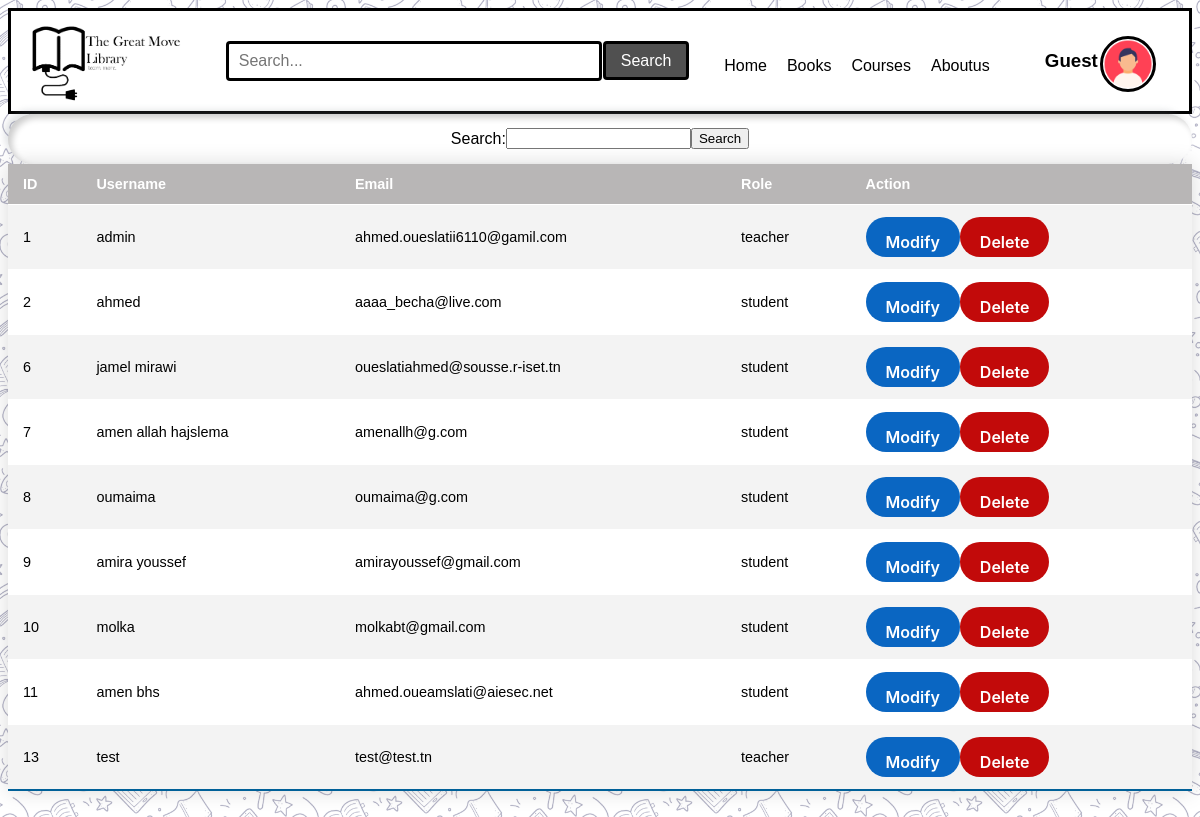
Page /UsersControle.php on the committed database.
### tables this page shows
CREATE TABLE `users` (
  `id` int NOT NULL AUTO_INCREMENT,
  `username` varchar(255) NOT NULL,
  `password` varchar(255) NOT NULL,
  `email` varchar(255) NOT NULL,
  `role` enum('teacher','student') NOT NULL,
  `created_at` timestamp NOT NULL DEFAULT CURRENT_TIMESTAMP,
  PRIMARY KEY (`id`)
);

### UsersControle.php (the view, shortened to what this page needs)
<?php
include 'navANDhead.php';
?>
<!DOCTYPE html>
<html>
<head>
</head>
<body>
	<form method="post" class="search">
		<label for="search">Search:</label>
		<input type="text" id="search" name="search">
		<input type="submit" value="Search">
		<link rel="stylesheet" href="Style.css">
	</form>
	<table class="styled-table">
		<tr>
			<th>ID</th>
			<th>Username</th>
			<th>Email</th>
			<th>Role</th>
			<th>Action</th>
		</tr>
		<?php
		$host = 'localhost';
		$username = 'sammy';
		$password = 'password';
		$dbname = 'greatmove_library';
		$conn = new mysqli($host, $username, $password, $dbname);
		if ($_SERVER['REQUEST_METHOD'] == 'POST') {
			$search = $_POST['search'];
			$sql = "SELECT * FROM users WHERE username LIKE '%$search%' OR email LIKE '%$search%' OR id LIKE '%$search%'";
		} else {
			$sql = "SELECT * FROM users";
		}
			$result = $conn->query($sql);
			if ($result->num_rows > 0) {
				while($row = $result->fetch_assoc()) {
					echo "<tr>";
					echo "<td>" . $row['id'] . "</td>";
					echo "<td>" . $row['username'] . "</td>";
					echo "<td>" . $row['email'] . "</td>";
					echo "<td>" . $row['role'] . "</td>";
					echo "<td>";
					echo "<button class='button-18' role='button'><a href='UpdateUser.php?id=" . $row['id'] . "'>Modify</a> </button>";
					echo "<button class='button-19' role='button'><a href='DeleteUsr.php?id=" . $row['id'] . "'>Delete</a></button>";
					echo "</td>";
					echo "</tr>";
				}
			} else {
				echo "0 results";
			}
		?>
	</table>
	<br>
</body>
</html>

### navANDhead.php (shortened to what this page needs)
<?php
require_once('connbd.php');?>
<!DOCTYPE html>
<html lang="en">
<head>
    <link rel="stylesheet" href="css/style.css">
    <link rel="stylesheet" href="css/booksstyle.css">
</head>
<body>
<header>
    <div class="header-container">
        <h1><a href="index.php"><img src="resorses/logo.png" width="190"></a></h1>
        <form method="get" action="search.php" class="search-form">
            <input type="text" name="search" class="search-input" placeholder="Search...">
            <input type="submit" value="Search" class="search-submit">
        </form>
        <nav class="nava">
            <ul>
                <li class="nava"><a href="index.php">Home</a></li>
                <li class="nava"><a href="books.php">Books</a></li>
                <li class="nava"><a href="Courses.php">Courses</a></li>
                <li class="nava"><a href="aboutpage.php">Aboutus</a></li>
            </ul>
        </nav>
        <div class="user-info">
            <h3 class="user-name">
                 <?php
                 if(isset($_SESSION['login'])){
                 $login=$_SESSION['login'];
                    $query = "SELECT * FROM users where username='$login'";
                    $user = $db->query($query)->fetchAll(PDO::FETCH_ASSOC);
                    foreach ($user as $user3):
                    echo $user3['username'];
                    endforeach;}
                    else{
                        echo "Guest";
                    }
                ?>
            </h3>
            <a href="profile.php"><img src="Profile-Icon-SVG-09856789.png" alt="Profile photo" class="profile-photo"></a>
        </div>
    </div>
</header>

### css/style.css (style rules this page uses)
body { font-family: Arial, sans-serif; background-color: white; background-image: url(../Src/assets/main.png); background-size: 290px; }
header { background-color: white; color: #000000; padding: 0px; border: 3px solid black; padding-right: 3%; }
h1 { margin: 0; text-align: center; justify-content: center; }
nav ul { margin: 0; padding: 0; list-style: none; display: flex; text-decoration: none; justify-content: space-between; border: #000000; border-color: #000000; }
nav li { margin: 0 10px; }
nav a { color: #000000; text-decoration: none; }
a:link { text-decoration: none; }
h3,p { font-family:Verdana; margin: auto; width: 25%; padding: 10px; }
a { display: block; margin-top: 10px; text-decoration: none; color : black; }
.profile-photo { width: 100px; height: 100px; border-radius: 50%; }
.header-container { display: flex; justify-content: space-between; align-items: center; }
.profile-photo { width: 50px; height: 50px; border-radius: 50%; margin-left: 5%; border: 3px solid black; }
.user-info { display: flex; align-items: center; color:#000000; }
.user-name { color : black; font-family: 'Gill Sans', 'Gill Sans MT', Calibri, 'Trebuchet MS', sans-serif; }
.search-form { display: flex; align-items: center; gap: 1px; }
.search-input { flex: 1; padding: 8px 10px; font-size: 16px; border: 3px solid #000000; border-radius: 4px; height: 18px; width: 350px; }
.search-submit { border: 3px solid #000000; padding: 8px 15px; font-size: 16px; background-color: #505050; color: white; border-radius: 4px; height: 39px; }

### css/booksstyle.css (style rules this page uses)
table { border-collapse: collapse; width: 100%; }
th, td { text-align: left; padding: 8px; }
th { background-color: rgba(137, 134, 134, 0.6); color: white; }
tr:nth-child(even) { background-color: #f2f2f2; }
a { text-decoration: none; color: #0077FF; }

### Style.css (style rules this page uses)
.button-18 { align-items: center; background-color: #0A66C2; border: 0; border-radius: 100px; box-sizing: border-box; color: #ffffff; cursor: pointer; display: inline-flex; font-family: -apple-system, system-ui, system-ui, "Segoe UI", Roboto, "Helvetica Neue", "Fira Sans", Ubuntu, Oxygen, "Oxygen Sans", Cantarell, "Droid Sans", "Apple Color Emoji", "Segoe UI Emoji", "Segoe UI Symbol", "Lucida Grande", Helvetica, Arial, sans-serif; font-size: 16px; font-weight: 600; justify-content: center; line-height: 20px; max-width: 480px; min-height: 40px; min-width: 0px; overflow: hidden; padding: 0px; padding-left: 20px; padding-right: 20px; text-align: center; touch-action: manipulation; transition: background-color 0.167s cubic-bezier(0.4, 0, 0.2, 1) 0s, box-shadow 0.167s cubic-bezier(0.4, 0, 0.2, 1) 0s, color 0.167s cubic-bezier(0.4, 0, 0.2, 1) 0s; user-select: none; -webkit-user-select: none; vertical-align: middle; }
a { color: #ffffff; }
.button-19 { align-items: center; background-color: #c20a0a; border: 0; border-radius: 100px; box-sizing: border-box; color: #ffffff; cursor: pointer; display: inline-flex; font-family: -apple-system, system-ui, system-ui, "Segoe UI", Roboto, "Helvetica Neue", "Fira Sans", Ubuntu, Oxygen, "Oxygen Sans", Cantarell, "Droid Sans", "Apple Color Emoji", "Segoe UI Emoji", "Segoe UI Symbol", "Lucida Grande", Helvetica, Arial, sans-serif; font-size: 16px; font-weight: 600; justify-content: center; line-height: 20px; max-width: 480px; min-height: 40px; min-width: 0px; overflow: hidden; padding: 0px; padding-left: 20px; padding-right: 20px; text-align: center; touch-action: manipulation; transition: background-color 0.167s cubic-bezier(0.4, 0, 0.2, 1) 0s, box-shadow 0.167s cubic-bezier(0.4, 0, 0.2, 1) 0s, color 0.167s cubic-bezier(0.4, 0, 0.2, 1) 0s; user-select: none; -webkit-user-select: none; vertical-align: middle; }
.styled-table { border-collapse: collapse; font-size: 0.9em; font-family: sans-serif; min-width: 400px; box-shadow: 0 0 20px rgba(0, 0, 0, 0.15); }
.styled-table th, .styled-table td { padding: 12px 15px; }
.styled-table tr { border-bottom: 1px solid #ffffff; }
.styled-table tr:nth-of-type(even) { background-color: #f3f3f3; }
.styled-table tr:nth-of-type(odd) { background-color: #ffffff; }
.styled-table tr:last-of-type { border-bottom: 2px solid #006098; }
.search { background: #fff; height: 30px; border-radius: 30px; padding: 10px 20px; display: flex; justify-content: center; align-items: center; cursor: pointer; transition: 0.8s; box-shadow: 4px 4px 6px 0 rgba(255,255,255,.3), -4px -4px 6px 0 rgba(116, 125, 136, .2), inset -4px -4px 6px 0 rgba(255,255,255,.2), inset 4px 4px 6px 0 rgba(0, 0, 0, .2); }

### rows in the picture
users: id "1", username "admin", email "ahmed.oueslatii6110@gamil.com", role "teacher"
users: id "2", username "ahmed", email "aaaa_becha@live.com", role "student"
users: id "6", username "jamel mirawi", email "oueslatiahmed@sousse.r-iset.tn", role "student"
users: id "7", username "amen allah hajslema", email "amenallh@g.com", role "student"
users: id "8", username "oumaima", email "oumaima@g.com", role "student"
users: id "9", username "amira youssef", email "amirayoussef@gmail.com", role "student"
users: id "10", username "molka", email "molkabt@gmail.com", role "student"
users: id "11", username "amen bhs", email "ahmed.oueamslati@aiesec.net", role "student"
users: id "13", username "test", email "test@test.tn", role "teacher"
